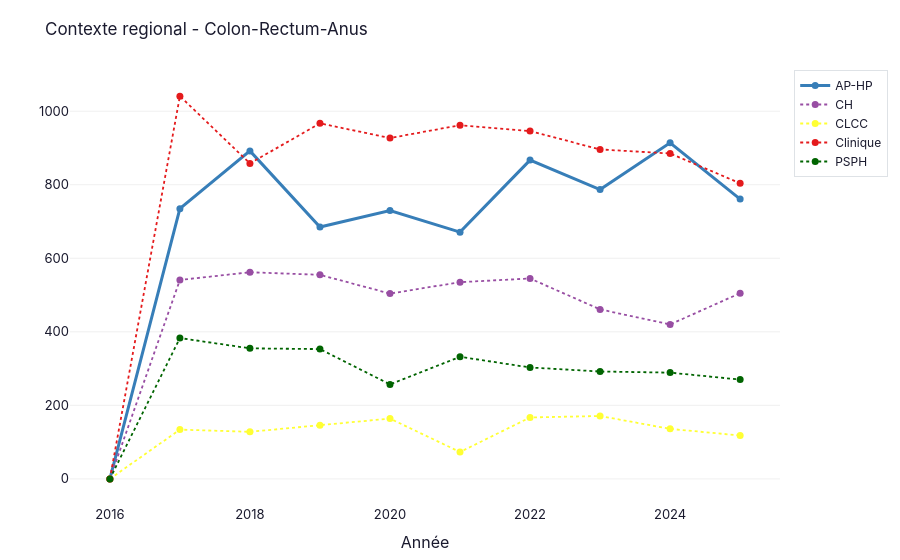

The notebook cell saved with this chart:
### Markdown cell above
## Section 2 — Évolution

Branche `entity == 'AP-HP'` : le contexte est **régional**.
`regional_comparison` + `donut_market_share` (régional, dernière année) + séjours par mode de PEC.
Si l'organe est absent du régional, on retombe sur l'appareil (organe=TOTAL).

### Code cell
reg_org = reg[(reg.appareil == APPAREIL) & (reg.organe == ORGANE)]
if reg_org.empty:
    reg_org = reg[(reg.appareil == APPAREIL) & (reg.organe == 'TOTAL')]
fig_reg = regional_comparison(reg_org, 'nb_patients',
                              f'Contexte regional - {ORGANE}',
                              color_map=REGIONAL_COLORS)
fig_reg.show()

### Figure 1 — Plotly figure (JSON) as saved in the notebook; plotly's stock layout.template omitted (floating-point values rounded to 4 significant figures)
{"data": [{"hovertemplate": "<b>AP-HP</b><br>%{y:,.0f}<extra></extra>", "line": {"color": "#377EB8", "dash": "solid", "width": 3}, "marker": {"color": "#377EB8", "size": 7}, "mode": "lines+markers", "name": "AP-HP", "type": "scatter", "x": [2016, 2017, 2018, 2019, 2020, 2021, 2022, 2023, 2024, 2025], "y": [0, 735, 892, 685, 730, 671, 867, 787, 914, 761]}, {"hovertemplate": "<b>CH</b><br>%{y:,.0f}<extra></extra>", "line": {"color": "#984EA3", "dash": "dot", "width": 1.8}, "marker": {"color": "#984EA3", "size": 7}, "mode": "lines+markers", "name": "CH", "type": "scatter", "x": [2016, 2017, 2018, 2019, 2020, 2021, 2022, 2023, 2024, 2025], "y": [0, 541, 562, 555, 504, 535, 545, 461, 420, 505]}, {"hovertemplate": "<b>CLCC</b><br>%{y:,.0f}<extra></extra>", "line": {"color": "#FFFF33", "dash": "dot", "width": 1.8}, "marker": {"color": "#FFFF33", "size": 7}, "mode": "lines+markers", "name": "CLCC", "type": "scatter", "x": [2016, 2017, 2018, 2019, 2020, 2021, 2022, 2023, 2024, 2025], "y": [0, 134, 128, 146, 164, 73, 167, 171, 136, 118]}, {"hovertemplate": "<b>Clinique</b><br>%{y:,.0f}<extra></extra>", "line": {"color": "#E41A1C", "dash": "dot", "width": 1.8}, "marker": {"color": "#E41A1C", "size": 7}, "mode": "lines+markers", "name": "Clinique", "type": "scatter", "x": [2016, 2017, 2018, 2019, 2020, 2021, 2022, 2023, 2024, 2025], "y": [0, 1041, 858, 967, 927, 962, 946, 896, 885, 804]}, {"hovertemplate": "<b>PSPH</b><br>%{y:,.0f}<extra></extra>", "line": {"color": "darkgreen", "dash": "dot", "width": 1.8}, "marker": {"color": "darkgreen", "size": 7}, "mode": "lines+markers", "name": "PSPH", "type": "scatter", "x": [2016, 2017, 2018, 2019, 2020, 2021, 2022, 2023, 2024, 2025], "y": [0, 383, 355, 353, 257, 332, 303, 292, 289, 270]}], "layout": {"font": {"color": "#1A1A2E", "family": "Inter, Arial, sans-serif", "size": 13}, "hovermode": "x unified", "legend": {"bgcolor": "rgba(255,255,255,0.95)", "bordercolor": "#DEE2E6", "borderwidth": 1, "font": {"size": 12}}, "margin": {"b": 50, "l": 70, "r": 30, "t": 70}, "paper_bgcolor": "white", "plot_bgcolor": "white", "title": {"font": {"size": 17}, "text": "Contexte regional - Colon-Rectum-Anus"}, "xaxis": {"showgrid": false, "title": {"text": "Année"}, "zeroline": false}, "yaxis": {"gridcolor": "#F0F0F0", "showgrid": true, "zeroline": false}}}
